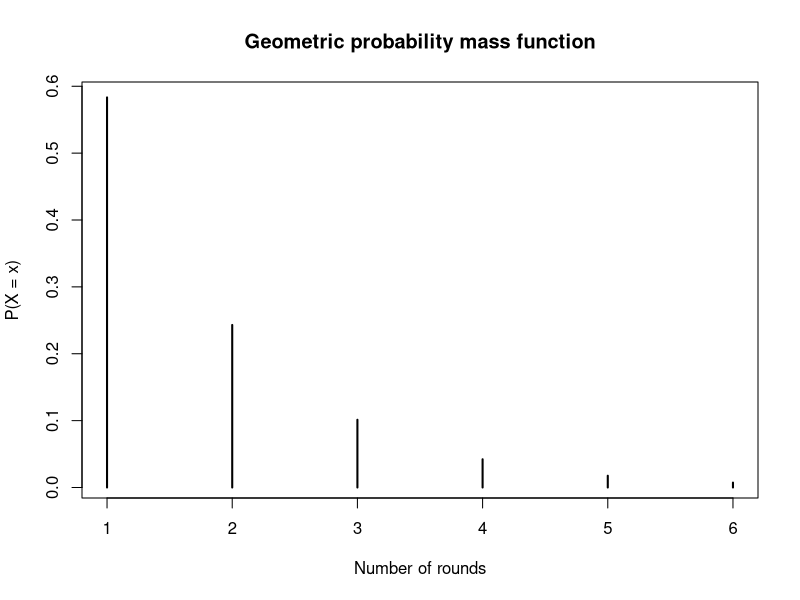

Write the R code that produced this figure.
# Example 10.  A game consists of one person 
# A roll a die and an opponent B tosses a coin. 
# If A rolls a 6 then A wins and if A does not 
# roll a 6 and B tosses Heads then A loses; 
# otherwise, the game continues another round. 
# On average, how many rounds does the game last?

# the number of rounds is dgeom(7./12)
p <- 7./12
cat("E[X] = ", 1/p, "\n")

# make plot
# Grid of X-axis values
x <- 0:5
plot(dgeom(x, prob = p), type = "h", lwd = 2,
     main = "Geometric probability mass function",
     ylab = "P(X = x)", xlab = "Number of rounds")